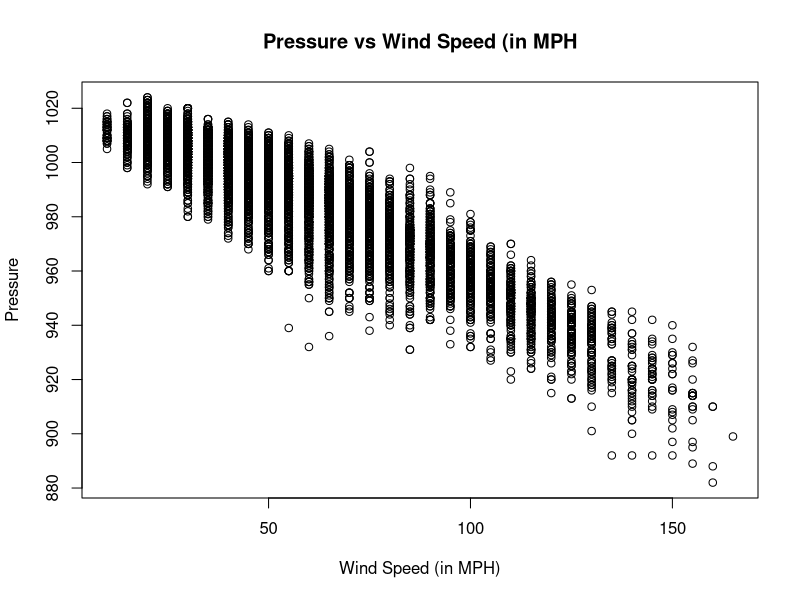
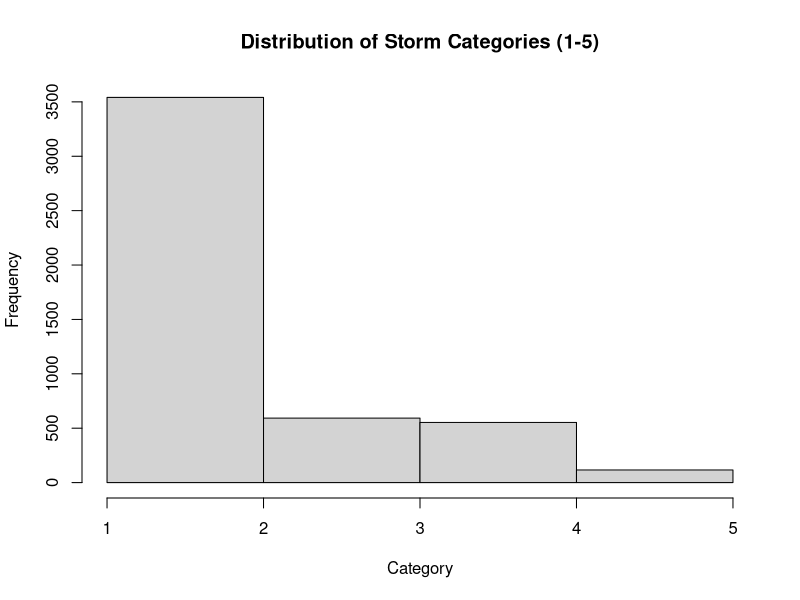
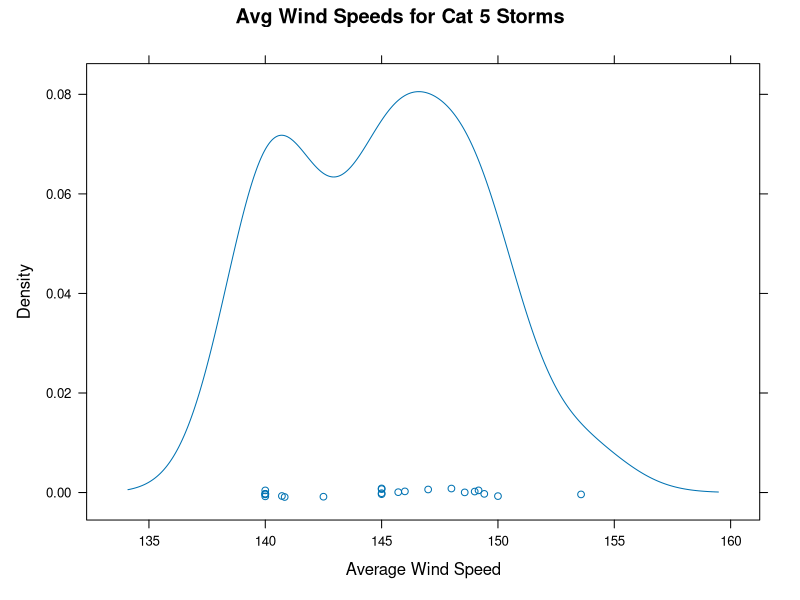
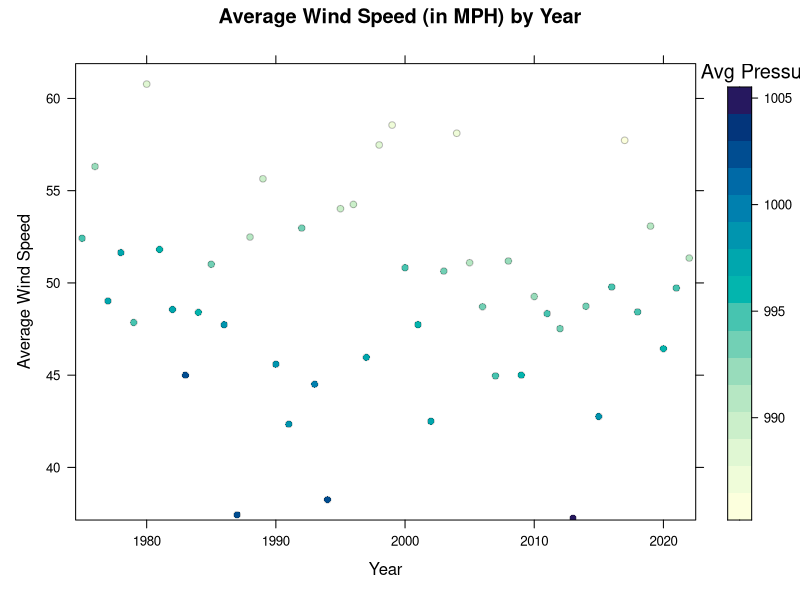
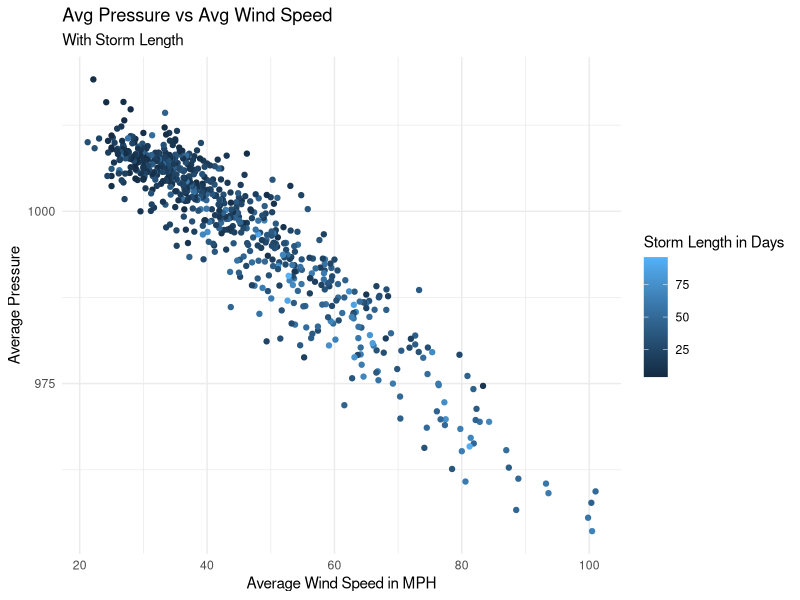
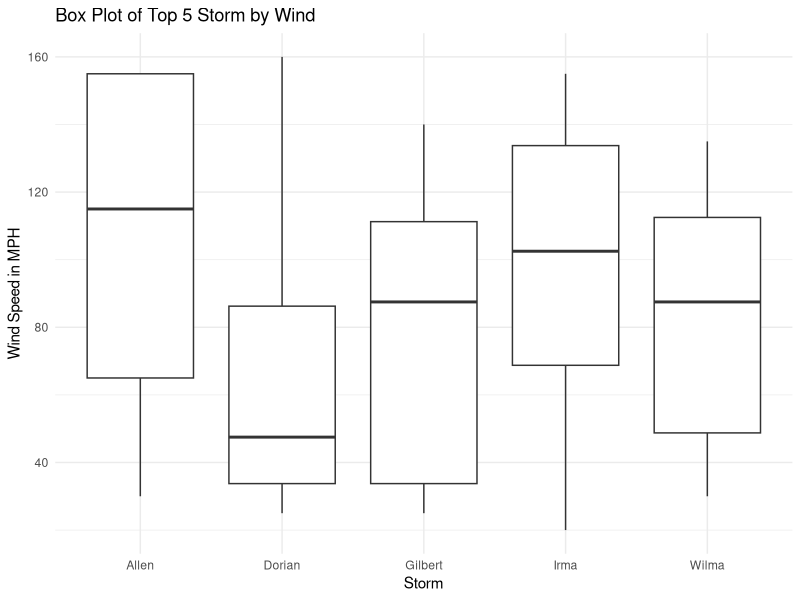

Source code (R) for these figures, in order:
## ---- chunk 1
data("storms", package = "dplyr")
head(storms)
## ---- chunk 2
plot(storms$pressure~ storms$wind,
     ylab = "Pressure",
     xlab = "Wind Speed (in MPH)",
     main = "Pressure vs Wind Speed (in MPH")
## ---- chunk 3
hist(storms$category,
     breaks = 5,
     xlab = "Category",
     main = "Distribution of Storm Categories (1-5)")
## ---- chunk 4
library(dplyr)
library(lattice)
library(latticeExtra)
## ---- chunk 5
s_df <- storms
s_avg_wind <- s_df %>%
  group_by(name) %>%
  filter(category == 5) %>%
  summarise(avg_wind_speed = mean(wind))
  
densityplot(~avg_wind_speed,data=s_avg_wind,
            xlab = "Average Wind Speed",
            main = "Avg Wind Speeds for Cat 5 Storms")

## ---- chunk 6
s_pressure <- s_df %>%
  group_by(year) %>%
  summarise(avg_wind_speed = mean(wind), avg_pressure = mean(pressure))

levelplot(avg_pressure ~ year * avg_wind_speed,
          data = s_pressure,
          panel = panel.levelplot.points,
          xlab = "Year",
          ylab = "Average Wind Speed",
          main = "Average Wind Speed (in MPH) by Year",
          colorkey = list(title = "Avg Pressure",
                          title.control = list(side = "top"))
          )
  

## ---- chunk 7
library(ggplot2)
## ---- chunk 8
s_max <- s_df %>%
  group_by(name, year) %>%
  summarize(
    storm_length = n(),
    avg_wind = mean(wind),
    avg_pressure = mean(pressure)
  ) %>%
  arrange(desc(avg_wind))

ggplot(s_max, aes(x = avg_wind, y = avg_pressure, color=storm_length)) + 
  geom_point() +
  labs(title = "Avg Pressure vs Avg Wind Speed",
       subtitle = "With Storm Length",
       x = "Average Wind Speed in MPH",
       y = "Average Pressure",
       color = "Storm Length in Days") +
  theme_minimal()
## ---- chunk 9
#box plot of top 5 strongest storm by max winds
s_top_5_names <- s_df %>%
  group_by(name) %>%
  summarise(max_wind = max(wind)) %>%
  arrange(desc(max_wind)) %>%
  slice_head(n=5)

s_top_5 <- s_df %>%
  filter(name == s_top_5_names$name)
  
ggplot(s_top_5, aes(x = name, y = wind)) + geom_boxplot(outlier.color = "red") +
  labs(title = "Box Plot of Top 5 Storm by Wind",
       x = "Storm",
       y = "Wind Speed in MPH") +
  theme_minimal()
